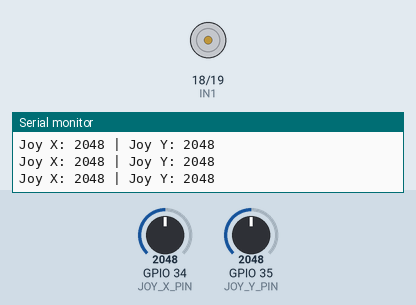
A sketch run on a simulated ESP32. Parts: motor-driver pin pairs drawn as motors (green arrow = first pin HIGH = forward, orange = second pin HIGH = backward, longer = more drive, scaled by the enable pin), the last lines printed to the serial monitor. The inputs (shaded band) are chosen by the test bench; at power-on: GPIO 34 (JOY_X_PIN) = 2048, GPIO 35 (JOY_Y_PIN) = 2048.

Above: at 1.2 s.
1.3 s: GPIO 34 (JOY_X_PIN) set to 2439
2.8 s: GPIO 34 (JOY_X_PIN) set to 2530
At 3.7 s:
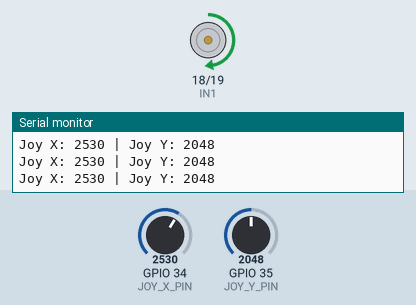
4.3 s: GPIO 35 (JOY_Y_PIN) set to 2540
At 5.0 s:
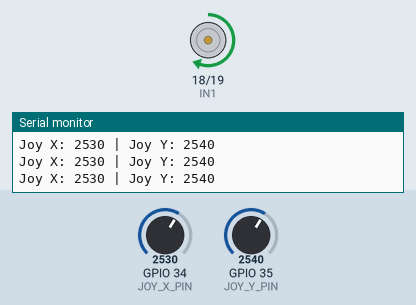
5.8 s: GPIO 35 (JOY_Y_PIN) set to 3603
At 6.4 s:
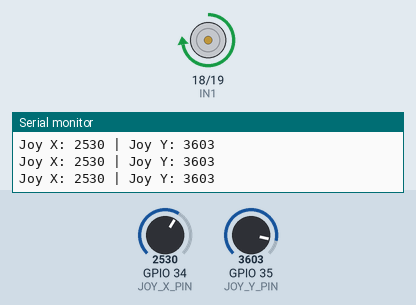
7.3 s: GPIO 34 (JOY_X_PIN) set to 2460
At 7.8 s:
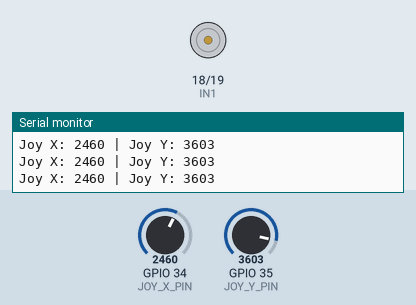
8.8 s: GPIO 35 (JOY_Y_PIN) set to 2866
Timing chart, 0 to 11.3 s (numbered marks = the images above; inputs shaded):
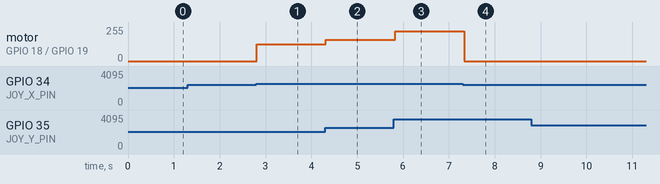

The sketch:

motor_joystick.ino
```cpp
#define ENA 5      // Chân PWM điều khiển tốc độ động cơ
#define IN1 18     // Chân điều khiển động cơ (IN1)
#define IN2 19     // Chân điều khiển động cơ (IN2)
#define JOY_X_PIN 34 // Chân đọc giá trị từ trục X của Joystick (X-axis)
#define JOY_Y_PIN 35 // Chân đọc giá trị từ trục Y của Joystick (Y-axis)

void setup() {
  pinMode(IN1, OUTPUT);
  pinMode(IN2, OUTPUT);
  pinMode(ENA, OUTPUT);
  pinMode(JOY_X_PIN, INPUT);
  pinMode(JOY_Y_PIN, INPUT);
  Serial.begin(115200);  // Để giám sát giá trị từ joystick
}

void loop() {
  // Đọc giá trị từ Joystick (0-4095)
  int joyX = analogRead(JOY_X_PIN); // Trục X để điều khiển hướng
  int joyY = analogRead(JOY_Y_PIN); // Trục Y để điều khiển tốc độ

  // Kiểm tra nếu joystick không di chuyển (giá trị gần trung tâm)
  if (abs(joyX - 2970) < 300 && abs(joyY - 3120) < 300) {  // Khi joystick ở gần trung tâm
    // Dừng động cơ khi không có tác động
    digitalWrite(IN1, LOW);
    digitalWrite(IN2, LOW);  // Dừng động cơ
    analogWrite(ENA, 0);      // Dừng PWM (tốc độ = 0)
  }
  else {
    // Điều khiển chiều quay của động cơ bằng trục X
    if (joyX < 1500) { // Nếu joystick di chuyển sang trái
      digitalWrite(IN1, LOW);
      digitalWrite(IN2, HIGH);
    } else if (joyX > 2500) { // Nếu joystick di chuyển sang phải
      digitalWrite(IN1, HIGH);
      digitalWrite(IN2, LOW);
    } else { // Nếu joystick ở gần trung tâm, giữ trạng thái dừng
      digitalWrite(IN1, LOW);
      digitalWrite(IN2, LOW);
    }

    // Điều khiển tốc độ động cơ thông qua PWM từ trục Y
    int motorSpeed = map(joyY, 0, 4095, 0, 255); // Chuyển giá trị Y thành giá trị PWM
    analogWrite(ENA, motorSpeed);  // Điều chỉnh tốc độ động cơ
  }

  // Hiển thị giá trị trên Serial Monitor
  Serial.print("Joy X: ");
  Serial.print(joyX);
  Serial.print(" | Joy Y: ");
  Serial.println(joyY);

  delay(100);  // Chờ một chút trước khi đọc lại giá trị
}
```

Measured:
- the behaviour switches between 2500 and 2501 on GPIO 34 (JOY_X_PIN) (found by bisection; images 0 and 1)
- after the input at 2.8 s, motor on GPIO 18 (IN1) / GPIO 19 (IN2): stopped → forward 127/255 at once
- after the input at 4.3 s, motor on GPIO 18 (IN1) / GPIO 19 (IN2): forward 127/255 → forward 158/255 at once
- after the input at 5.8 s, motor on GPIO 18 (IN1) / GPIO 19 (IN2): forward 158/255 → forward 224/255 at once
- after the input at 7.3 s, motor on GPIO 18 (IN1) / GPIO 19 (IN2): forward 224/255 → stopped at once
